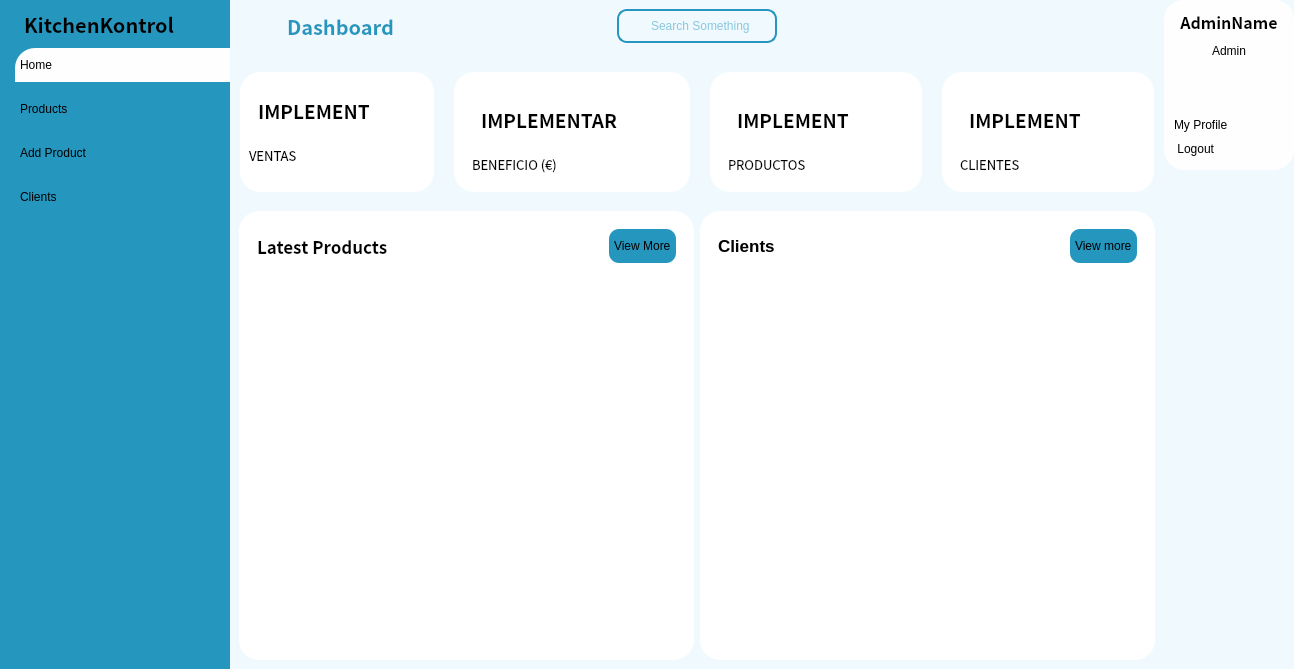
<?xml version="1.0" encoding="UTF-8"?>
<ui version="4.0">
 <class>MainWindow</class>
 <widget class="QMainWindow" name="MainWindow">
  <property name="geometry">
   <rect>
    <x>0</x>
    <y>0</y>
    <width>1294</width>
    <height>669</height>
   </rect>
  </property>
  <property name="sizePolicy">
   <sizepolicy hsizetype="Preferred" vsizetype="Preferred">
    <horstretch>0</horstretch>
    <verstretch>0</verstretch>
   </sizepolicy>
  </property>
  <property name="windowTitle">
   <string>MainWindow</string>
  </property>
  <property name="styleSheet">
   <string notr="true">*{
	color: #000;
	border: none;
}
#centralwidget{
	background-color: #eff9fe;

}
 #frame_11{
	background-color: #2596be;
}
QLineEdit{
	background: transparent;
	color: #2596be;
}
#searchFrame{
	border-radius: 10px;
	border: 2px solid #2596be;
}
#appHeader{
	color: #2596be;
}
#card1, #card2, #card3, #card4 {
	background-color: #fefeff;
	border-radius: 20px;
}
#pushButton, #pushButton_2{
	background-color: #2596be;
	color: #fff;
	border-radius: 10px;
}
#widget_4, #widget_5, #profileCont, #frame_15{
	background-color: #fefeff;
	border-radius: 20px;
}
#headerFrame{
	background-color: #fefeff;
}
#pushButton_3{
	background-color: #fefeff;
	padding: 10px 5px;
	text-align: left;
	border-top-left-radius: 20px ;
}
QPushButton{
	padding: 10px 5px;
	text-align: left;
}</string>
  </property>
  <widget class="QWidget" name="centralwidget">
   <layout class="QHBoxLayout" name="horizontalLayout">
    <property name="spacing">
     <number>0</number>
    </property>
    <property name="leftMargin">
     <number>0</number>
    </property>
    <property name="topMargin">
     <number>0</number>
    </property>
    <property name="rightMargin">
     <number>0</number>
    </property>
    <property name="bottomMargin">
     <number>0</number>
    </property>
    <item>
     <widget class="QCustomSlideMenu" name="leftMenu" native="true">
      <property name="minimumSize">
       <size>
        <width>230</width>
        <height>0</height>
       </size>
      </property>
      <property name="maximumSize">
       <size>
        <width>230</width>
        <height>16777215</height>
       </size>
      </property>
      <property name="styleSheet">
       <string notr="true">background-color: rgb(37, 150, 190);
border: none;</string>
      </property>
      <layout class="QVBoxLayout" name="verticalLayout_11">
       <property name="spacing">
        <number>0</number>
       </property>
       <property name="leftMargin">
        <number>15</number>
       </property>
       <property name="topMargin">
        <number>0</number>
       </property>
       <property name="rightMargin">
        <number>0</number>
       </property>
       <property name="bottomMargin">
        <number>0</number>
       </property>
       <item>
        <widget class="QFrame" name="frame_9">
         <property name="minimumSize">
          <size>
           <width>0</width>
           <height>0</height>
          </size>
         </property>
         <property name="frameShape">
          <enum>QFrame::StyledPanel</enum>
         </property>
         <property name="frameShadow">
          <enum>QFrame::Raised</enum>
         </property>
         <layout class="QVBoxLayout" name="verticalLayout_12">
          <property name="spacing">
           <number>0</number>
          </property>
          <property name="leftMargin">
           <number>0</number>
          </property>
          <property name="topMargin">
           <number>0</number>
          </property>
          <property name="rightMargin">
           <number>0</number>
          </property>
          <property name="bottomMargin">
           <number>0</number>
          </property>
          <item>
           <widget class="QFrame" name="frame_10">
            <property name="frameShape">
             <enum>QFrame::StyledPanel</enum>
            </property>
            <property name="frameShadow">
             <enum>QFrame::Raised</enum>
            </property>
            <layout class="QVBoxLayout" name="verticalLayout_13">
             <item>
              <widget class="QLabel" name="label_17">
               <property name="font">
                <font>
                 <family>Noto Sans CJK HK</family>
                 <pointsize>15</pointsize>
                 <weight>75</weight>
                 <bold>true</bold>
                </font>
               </property>
               <property name="text">
                <string>KitchenKontrol</string>
               </property>
              </widget>
             </item>
            </layout>
           </widget>
          </item>
          <item>
           <widget class="QFrame" name="frame_11">
            <property name="sizePolicy">
             <sizepolicy hsizetype="Preferred" vsizetype="Expanding">
              <horstretch>0</horstretch>
              <verstretch>0</verstretch>
             </sizepolicy>
            </property>
            <property name="frameShape">
             <enum>QFrame::StyledPanel</enum>
            </property>
            <property name="frameShadow">
             <enum>QFrame::Raised</enum>
            </property>
            <layout class="QVBoxLayout" name="verticalLayout_16">
             <property name="spacing">
              <number>0</number>
             </property>
             <property name="leftMargin">
              <number>0</number>
             </property>
             <property name="topMargin">
              <number>0</number>
             </property>
             <property name="rightMargin">
              <number>0</number>
             </property>
             <property name="bottomMargin">
              <number>0</number>
             </property>
             <item alignment="Qt::AlignTop">
              <widget class="QFrame" name="frame_12">
               <property name="frameShape">
                <enum>QFrame::StyledPanel</enum>
               </property>
               <property name="frameShadow">
                <enum>QFrame::Raised</enum>
               </property>
               <layout class="QVBoxLayout" name="verticalLayout_15">
                <property name="spacing">
                 <number>10</number>
                </property>
                <property name="leftMargin">
                 <number>0</number>
                </property>
                <property name="topMargin">
                 <number>0</number>
                </property>
                <property name="rightMargin">
                 <number>0</number>
                </property>
                <property name="bottomMargin">
                 <number>0</number>
                </property>
                <item>
                 <widget class="QPushButton" name="home_bttn">
                  <property name="styleSheet">
                   <string notr="true">padding: 10px 5px;
background-color: #fefeff;
text-align:left;
border-top-left-radius:20px;</string>
                  </property>
                  <property name="text">
                   <string>Home</string>
                  </property>
                  <property name="icon">
                   <iconset resource="res.qrc">
                    <normaloff>:/blueIcons/resources/icons_blue/home.svg</normaloff>:/blueIcons/resources/icons_blue/home.svg</iconset>
                  </property>
                  <property name="iconSize">
                   <size>
                    <width>24</width>
                    <height>24</height>
                   </size>
                  </property>
                 </widget>
                </item>
                <item>
                 <widget class="QPushButton" name="Products_bttn">
                  <property name="styleSheet">
                   <string notr="true">padding: 10px 5px;

text-align:left;</string>
                  </property>
                  <property name="text">
                   <string>Products</string>
                  </property>
                  <property name="icon">
                   <iconset resource="res.qrc">
                    <normaloff>:/whiteIcons/resources/icons_white/bar-chart.svg</normaloff>:/whiteIcons/resources/icons_white/bar-chart.svg</iconset>
                  </property>
                  <property name="iconSize">
                   <size>
                    <width>24</width>
                    <height>24</height>
                   </size>
                  </property>
                 </widget>
                </item>
                <item>
                 <widget class="QPushButton" name="NewProduct_bttn">
                  <property name="styleSheet">
                   <string notr="true">padding: 10px 5px;

text-align:left;</string>
                  </property>
                  <property name="text">
                   <string>Add Product</string>
                  </property>
                  <property name="icon">
                   <iconset resource="res.qrc">
                    <normaloff>:/whiteIcons/resources/icons_white/plus.svg</normaloff>:/whiteIcons/resources/icons_white/plus.svg</iconset>
                  </property>
                  <property name="iconSize">
                   <size>
                    <width>24</width>
                    <height>24</height>
                   </size>
                  </property>
                 </widget>
                </item>
                <item>
                 <widget class="QPushButton" name="Clients_bttn">
                  <property name="styleSheet">
                   <string notr="true">padding: 10px 5px;

text-align:left;</string>
                  </property>
                  <property name="text">
                   <string>Clients</string>
                  </property>
                  <property name="icon">
                   <iconset resource="res.qrc">
                    <normaloff>:/whiteIcons/resources/icons_white/user.svg</normaloff>:/whiteIcons/resources/icons_white/user.svg</iconset>
                  </property>
                  <property name="iconSize">
                   <size>
                    <width>24</width>
                    <height>24</height>
                   </size>
                  </property>
                 </widget>
                </item>
               </layout>
              </widget>
             </item>
            </layout>
           </widget>
          </item>
         </layout>
        </widget>
       </item>
      </layout>
     </widget>
    </item>
    <item>
     <widget class="QWidget" name="mainBody" native="true">
      <property name="styleSheet">
       <string notr="true">background-color: rgb(239, 249, 254);</string>
      </property>
      <layout class="QVBoxLayout" name="verticalLayout">
       <property name="spacing">
        <number>0</number>
       </property>
       <property name="leftMargin">
        <number>0</number>
       </property>
       <property name="topMargin">
        <number>0</number>
       </property>
       <property name="rightMargin">
        <number>0</number>
       </property>
       <property name="bottomMargin">
        <number>0</number>
       </property>
       <item alignment="Qt::AlignTop">
        <widget class="QWidget" name="headerFrame" native="true">
         <property name="styleSheet">
          <string notr="true"/>
         </property>
         <layout class="QHBoxLayout" name="horizontalLayout_2">
          <property name="spacing">
           <number>0</number>
          </property>
          <property name="leftMargin">
           <number>0</number>
          </property>
          <property name="topMargin">
           <number>0</number>
          </property>
          <property name="rightMargin">
           <number>0</number>
          </property>
          <property name="bottomMargin">
           <number>10</number>
          </property>
          <item alignment="Qt::AlignLeft">
           <widget class="QWidget" name="widget" native="true">
            <layout class="QHBoxLayout" name="horizontalLayout_3">
             <item>
              <widget class="QPushButton" name="menu_Button">
               <property name="styleSheet">
                <string notr="true">background-color: rgb(239, 249, 254);
border: none;
</string>
               </property>
               <property name="text">
                <string/>
               </property>
               <property name="icon">
                <iconset resource="res.qrc">
                 <normaloff>:/blueIcons/resources/icons_blue/menu.svg</normaloff>:/blueIcons/resources/icons_blue/menu.svg</iconset>
               </property>
               <property name="iconSize">
                <size>
                 <width>24</width>
                 <height>24</height>
                </size>
               </property>
              </widget>
             </item>
             <item>
              <widget class="QLabel" name="label">
               <property name="font">
                <font>
                 <family>Noto Sans CJK HK</family>
                 <pointsize>15</pointsize>
                 <weight>75</weight>
                 <bold>true</bold>
                </font>
               </property>
               <property name="styleSheet">
                <string notr="true">color: rgb(37, 150, 190);</string>
               </property>
               <property name="text">
                <string>Dashboard</string>
               </property>
              </widget>
             </item>
            </layout>
           </widget>
          </item>
          <item alignment="Qt::AlignHCenter">
           <widget class="QWidget" name="widget_3" native="true">
            <layout class="QHBoxLayout" name="horizontalLayout_4">
             <item alignment="Qt::AlignTop">
              <widget class="QFrame" name="search_frame">
               <property name="minimumSize">
                <size>
                 <width>160</width>
                 <height>0</height>
                </size>
               </property>
               <property name="styleSheet">
                <string notr="true">border-radius: 10px;
border: 2px solid rgb(37, 150, 190);</string>
               </property>
               <property name="frameShape">
                <enum>QFrame::StyledPanel</enum>
               </property>
               <property name="frameShadow">
                <enum>QFrame::Raised</enum>
               </property>
               <layout class="QHBoxLayout" name="horizontalLayout_6">
                <property name="spacing">
                 <number>0</number>
                </property>
                <property name="leftMargin">
                 <number>0</number>
                </property>
                <property name="topMargin">
                 <number>0</number>
                </property>
                <property name="rightMargin">
                 <number>0</number>
                </property>
                <property name="bottomMargin">
                 <number>0</number>
                </property>
                <item>
                 <widget class="QLabel" name="label_2">
                  <property name="minimumSize">
                   <size>
                    <width>30</width>
                    <height>30</height>
                   </size>
                  </property>
                  <property name="maximumSize">
                   <size>
                    <width>30</width>
                    <height>30</height>
                   </size>
                  </property>
                  <property name="styleSheet">
                   <string notr="true">border: transparent;</string>
                  </property>
                  <property name="text">
                   <string/>
                  </property>
                  <property name="pixmap">
                   <pixmap resource="res.qrc">:/blueIcons/resources/icons_blue/search.svg</pixmap>
                  </property>
                  <property name="scaledContents">
                   <bool>true</bool>
                  </property>
                 </widget>
                </item>
                <item>
                 <widget class="QLineEdit" name="lineEdit">
                  <property name="styleSheet">
                   <string notr="true">background: transparent;
border: transparent;</string>
                  </property>
                  <property name="placeholderText">
                   <string>Search Something</string>
                  </property>
                 </widget>
                </item>
               </layout>
              </widget>
             </item>
            </layout>
           </widget>
          </item>
          <item alignment="Qt::AlignRight">
           <widget class="QWidget" name="widget_5" native="true">
            <layout class="QHBoxLayout" name="horizontalLayout_5">
             <property name="spacing">
              <number>0</number>
             </property>
             <property name="leftMargin">
              <number>0</number>
             </property>
             <property name="topMargin">
              <number>0</number>
             </property>
             <property name="rightMargin">
              <number>0</number>
             </property>
             <property name="bottomMargin">
              <number>0</number>
             </property>
             <item>
              <widget class="QPushButton" name="account_Button">
               <property name="styleSheet">
                <string notr="true">border: none;</string>
               </property>
               <property name="text">
                <string/>
               </property>
               <property name="icon">
                <iconset resource="res.qrc">
                 <normaloff>:/blueIcons/resources/icons_blue/user.svg</normaloff>:/blueIcons/resources/icons_blue/user.svg</iconset>
               </property>
               <property name="iconSize">
                <size>
                 <width>32</width>
                 <height>32</height>
                </size>
               </property>
              </widget>
             </item>
            </layout>
           </widget>
          </item>
         </layout>
        </widget>
       </item>
       <item>
        <widget class="QWidget" name="cardsFrame" native="true">
         <property name="styleSheet">
          <string notr="true">border: none;</string>
         </property>
         <layout class="QHBoxLayout" name="horizontalLayout_7">
          <property name="spacing">
           <number>20</number>
          </property>
          <property name="leftMargin">
           <number>10</number>
          </property>
          <property name="topMargin">
           <number>10</number>
          </property>
          <property name="rightMargin">
           <number>10</number>
          </property>
          <property name="bottomMargin">
           <number>10</number>
          </property>
          <item>
           <widget class="QFrame" name="card1">
            <property name="minimumSize">
             <size>
              <width>160</width>
              <height>0</height>
             </size>
            </property>
            <property name="styleSheet">
             <string notr="true">background-color: white;
border-radius:20px</string>
            </property>
            <property name="frameShape">
             <enum>QFrame::StyledPanel</enum>
            </property>
            <property name="frameShadow">
             <enum>QFrame::Raised</enum>
            </property>
            <layout class="QVBoxLayout" name="verticalLayout_2">
             <item>
              <widget class="QFrame" name="frame">
               <property name="frameShape">
                <enum>QFrame::StyledPanel</enum>
               </property>
               <property name="frameShadow">
                <enum>QFrame::Raised</enum>
               </property>
               <layout class="QHBoxLayout" name="horizontalLayout_8">
                <item>
                 <widget class="QLabel" name="label_ventas">
                  <property name="font">
                   <font>
                    <family>Noto Sans CJK HK</family>
                    <pointsize>14</pointsize>
                    <weight>75</weight>
                    <bold>true</bold>
                   </font>
                  </property>
                  <property name="text">
                   <string>IMPLEMENT</string>
                  </property>
                 </widget>
                </item>
                <item>
                 <widget class="QLabel" name="label_4">
                  <property name="minimumSize">
                   <size>
                    <width>40</width>
                    <height>40</height>
                   </size>
                  </property>
                  <property name="maximumSize">
                   <size>
                    <width>40</width>
                    <height>40</height>
                   </size>
                  </property>
                  <property name="font">
                   <font>
                    <family>Ubuntu Light</family>
                   </font>
                  </property>
                  <property name="text">
                   <string/>
                  </property>
                  <property name="pixmap">
                   <pixmap resource="res.qrc">:/blueIcons/resources/icons_blue/shopping-cart.svg</pixmap>
                  </property>
                  <property name="scaledContents">
                   <bool>true</bool>
                  </property>
                 </widget>
                </item>
               </layout>
              </widget>
             </item>
             <item alignment="Qt::AlignTop">
              <widget class="QLabel" name="label_5">
               <property name="font">
                <font>
                 <family>Noto Sans CJK HK</family>
                 <pointsize>10</pointsize>
                </font>
               </property>
               <property name="text">
                <string>VENTAS</string>
               </property>
              </widget>
             </item>
            </layout>
           </widget>
          </item>
          <item>
           <widget class="QFrame" name="card2">
            <property name="minimumSize">
             <size>
              <width>160</width>
              <height>0</height>
             </size>
            </property>
            <property name="styleSheet">
             <string notr="true">background-color: white;
border-radius:20px</string>
            </property>
            <property name="frameShape">
             <enum>QFrame::StyledPanel</enum>
            </property>
            <property name="frameShadow">
             <enum>QFrame::Raised</enum>
            </property>
            <layout class="QVBoxLayout" name="verticalLayout_4">
             <item>
              <widget class="QFrame" name="card1_2">
               <property name="styleSheet">
                <string notr="true">background-color: white;
border-radius:20px</string>
               </property>
               <property name="frameShape">
                <enum>QFrame::StyledPanel</enum>
               </property>
               <property name="frameShadow">
                <enum>QFrame::Raised</enum>
               </property>
               <layout class="QVBoxLayout" name="verticalLayout_3">
                <item>
                 <widget class="QFrame" name="frame_2">
                  <property name="frameShape">
                   <enum>QFrame::StyledPanel</enum>
                  </property>
                  <property name="frameShadow">
                   <enum>QFrame::Raised</enum>
                  </property>
                  <layout class="QHBoxLayout" name="horizontalLayout_9">
                   <item>
                    <widget class="QLabel" name="label_beneficio">
                     <property name="font">
                      <font>
                       <family>Noto Sans CJK HK</family>
                       <pointsize>14</pointsize>
                       <weight>75</weight>
                       <bold>true</bold>
                      </font>
                     </property>
                     <property name="text">
                      <string>IMPLEMENTAR</string>
                     </property>
                    </widget>
                   </item>
                   <item>
                    <widget class="QLabel" name="label_7">
                     <property name="minimumSize">
                      <size>
                       <width>40</width>
                       <height>40</height>
                      </size>
                     </property>
                     <property name="maximumSize">
                      <size>
                       <width>40</width>
                       <height>40</height>
                      </size>
                     </property>
                     <property name="font">
                      <font>
                       <family>Ubuntu Light</family>
                      </font>
                     </property>
                     <property name="text">
                      <string/>
                     </property>
                     <property name="pixmap">
                      <pixmap resource="res.qrc">:/blueIcons/resources/icons_blue/credit-card.svg</pixmap>
                     </property>
                     <property name="scaledContents">
                      <bool>true</bool>
                     </property>
                    </widget>
                   </item>
                  </layout>
                 </widget>
                </item>
                <item alignment="Qt::AlignTop">
                 <widget class="QLabel" name="label_8">
                  <property name="font">
                   <font>
                    <family>Noto Sans CJK HK</family>
                    <pointsize>10</pointsize>
                   </font>
                  </property>
                  <property name="text">
                   <string>BENEFICIO (€)</string>
                  </property>
                 </widget>
                </item>
               </layout>
              </widget>
             </item>
            </layout>
           </widget>
          </item>
          <item>
           <widget class="QFrame" name="card3">
            <property name="minimumSize">
             <size>
              <width>160</width>
              <height>0</height>
             </size>
            </property>
            <property name="styleSheet">
             <string notr="true">background-color: white;
border-radius:20px</string>
            </property>
            <property name="frameShape">
             <enum>QFrame::StyledPanel</enum>
            </property>
            <property name="frameShadow">
             <enum>QFrame::Raised</enum>
            </property>
            <layout class="QVBoxLayout" name="verticalLayout_6">
             <item>
              <widget class="QFrame" name="card1_3">
               <property name="styleSheet">
                <string notr="true">background-color: white;
border-radius:20px</string>
               </property>
               <property name="frameShape">
                <enum>QFrame::StyledPanel</enum>
               </property>
               <property name="frameShadow">
                <enum>QFrame::Raised</enum>
               </property>
               <layout class="QVBoxLayout" name="verticalLayout_5">
                <item>
                 <widget class="QFrame" name="frame_3">
                  <property name="frameShape">
                   <enum>QFrame::StyledPanel</enum>
                  </property>
                  <property name="frameShadow">
                   <enum>QFrame::Raised</enum>
                  </property>
                  <layout class="QHBoxLayout" name="horizontalLayout_10">
                   <item>
                    <widget class="QLabel" name="label_total_products">
                     <property name="font">
                      <font>
                       <family>Noto Sans CJK HK</family>
                       <pointsize>14</pointsize>
                       <weight>75</weight>
                       <bold>true</bold>
                      </font>
                     </property>
                     <property name="text">
                      <string>IMPLEMENT</string>
                     </property>
                    </widget>
                   </item>
                   <item>
                    <widget class="QLabel" name="label_10">
                     <property name="minimumSize">
                      <size>
                       <width>40</width>
                       <height>40</height>
                      </size>
                     </property>
                     <property name="maximumSize">
                      <size>
                       <width>40</width>
                       <height>40</height>
                      </size>
                     </property>
                     <property name="font">
                      <font>
                       <family>Ubuntu Light</family>
                      </font>
                     </property>
                     <property name="text">
                      <string/>
                     </property>
                     <property name="pixmap">
                      <pixmap resource="res.qrc">:/blueIcons/resources/icons_blue/package.svg</pixmap>
                     </property>
                     <property name="scaledContents">
                      <bool>true</bool>
                     </property>
                    </widget>
                   </item>
                  </layout>
                 </widget>
                </item>
                <item alignment="Qt::AlignTop">
                 <widget class="QLabel" name="label_11">
                  <property name="font">
                   <font>
                    <family>Noto Sans CJK HK</family>
                    <pointsize>10</pointsize>
                   </font>
                  </property>
                  <property name="text">
                   <string>PRODUCTOS</string>
                  </property>
                 </widget>
                </item>
               </layout>
              </widget>
             </item>
            </layout>
           </widget>
          </item>
          <item>
           <widget class="QFrame" name="card4">
            <property name="minimumSize">
             <size>
              <width>160</width>
              <height>0</height>
             </size>
            </property>
            <property name="styleSheet">
             <string notr="true">background-color: white;
border-radius:20px</string>
            </property>
            <property name="frameShape">
             <enum>QFrame::StyledPanel</enum>
            </property>
            <property name="frameShadow">
             <enum>QFrame::Raised</enum>
            </property>
            <layout class="QVBoxLayout" name="verticalLayout_8">
             <item>
              <widget class="QFrame" name="card1_4">
               <property name="styleSheet">
                <string notr="true">background-color: white;
border-radius:20px</string>
               </property>
               <property name="frameShape">
                <enum>QFrame::StyledPanel</enum>
               </property>
               <property name="frameShadow">
                <enum>QFrame::Raised</enum>
               </property>
               <layout class="QVBoxLayout" name="verticalLayout_7">
                <item>
                 <widget class="QFrame" name="frame_4">
                  <property name="frameShape">
                   <enum>QFrame::StyledPanel</enum>
                  </property>
                  <property name="frameShadow">
                   <enum>QFrame::Raised</enum>
                  </property>
                  <layout class="QHBoxLayout" name="horizontalLayout_11">
                   <item>
                    <widget class="QLabel" name="label_total_clientes">
                     <property name="font">
                      <font>
                       <family>Noto Sans CJK HK</family>
                       <pointsize>14</pointsize>
                       <weight>75</weight>
                       <bold>true</bold>
                      </font>
                     </property>
                     <property name="text">
                      <string>IMPLEMENT</string>
                     </property>
                    </widget>
                   </item>
                   <item>
                    <widget class="QLabel" name="label_13">
                     <property name="minimumSize">
                      <size>
                       <width>40</width>
                       <height>40</height>
                      </size>
                     </property>
                     <property name="maximumSize">
                      <size>
                       <width>40</width>
                       <height>40</height>
                      </size>
                     </property>
                     <property name="font">
                      <font>
                       <family>Ubuntu Light</family>
                      </font>
                     </property>
                     <property name="text">
                      <string/>
                     </property>
                     <property name="pixmap">
                      <pixmap resource="res.qrc">:/blueIcons/resources/icons_blue/users.svg</pixmap>
                     </property>
                     <property name="scaledContents">
                      <bool>true</bool>
                     </property>
                    </widget>
                   </item>
                  </layout>
                 </widget>
                </item>
                <item alignment="Qt::AlignTop">
                 <widget class="QLabel" name="label_14">
                  <property name="font">
                   <font>
                    <family>Noto Sans CJK HK</family>
                    <pointsize>10</pointsize>
                   </font>
                  </property>
                  <property name="text">
                   <string>CLIENTES</string>
                  </property>
                 </widget>
                </item>
               </layout>
              </widget>
             </item>
            </layout>
           </widget>
          </item>
         </layout>
        </widget>
       </item>
       <item>
        <widget class="QWidget" name="widget_4" native="true">
         <property name="sizePolicy">
          <sizepolicy hsizetype="Preferred" vsizetype="Expanding">
           <horstretch>0</horstretch>
           <verstretch>0</verstretch>
          </sizepolicy>
         </property>
         <layout class="QHBoxLayout" name="horizontalLayout_12">
          <item>
           <widget class="QWidget" name="widget_6" native="true">
            <property name="styleSheet">
             <string notr="true">background-color: white;
border-radius:20px</string>
            </property>
            <layout class="QVBoxLayout" name="verticalLayout_9">
             <item alignment="Qt::AlignTop">
              <widget class="QFrame" name="frame_5">
               <property name="frameShape">
                <enum>QFrame::StyledPanel</enum>
               </property>
               <property name="frameShadow">
                <enum>QFrame::Raised</enum>
               </property>
               <layout class="QHBoxLayout" name="horizontalLayout_13">
                <item alignment="Qt::AlignLeft">
                 <widget class="QLabel" name="label_15">
                  <property name="font">
                   <font>
                    <family>Noto Sans CJK HK</family>
                    <pointsize>13</pointsize>
                    <weight>75</weight>
                    <bold>true</bold>
                   </font>
                  </property>
                  <property name="text">
                   <string>Latest Products</string>
                  </property>
                 </widget>
                </item>
                <item alignment="Qt::AlignRight">
                 <widget class="QPushButton" name="Lastest_bttn">
                  <property name="styleSheet">
                   <string notr="true">border-radius: 10px;
border: none;
background-color: rgb(37, 150, 190);</string>
                  </property>
                  <property name="text">
                   <string>View More</string>
                  </property>
                  <property name="icon">
                   <iconset resource="res.qrc">
                    <normaloff>:/whiteIcons/resources/icons_white/arrow-right.svg</normaloff>:/whiteIcons/resources/icons_white/arrow-right.svg</iconset>
                  </property>
                  <property name="iconSize">
                   <size>
                    <width>24</width>
                    <height>24</height>
                   </size>
                  </property>
                 </widget>
                </item>
               </layout>
              </widget>
             </item>
             <item>
              <widget class="QFrame" name="frame_products">
               <property name="frameShape">
                <enum>QFrame::StyledPanel</enum>
               </property>
               <property name="frameShadow">
                <enum>QFrame::Raised</enum>
               </property>
              </widget>
             </item>
            </layout>
           </widget>
          </item>
          <item>
           <widget class="QWidget" name="widget_7" native="true">
            <property name="styleSheet">
             <string notr="true">border: none;
background-color: white;
border-radius:20px</string>
            </property>
            <layout class="QVBoxLayout" name="verticalLayout_10">
             <item alignment="Qt::AlignTop">
              <widget class="QFrame" name="frame_7">
               <property name="frameShape">
                <enum>QFrame::StyledPanel</enum>
               </property>
               <property name="frameShadow">
                <enum>QFrame::Raised</enum>
               </property>
               <layout class="QHBoxLayout" name="horizontalLayout_14">
                <item alignment="Qt::AlignLeft">
                 <widget class="QLabel" name="label_16">
                  <property name="font">
                   <font>
                    <pointsize>13</pointsize>
                    <weight>75</weight>
                    <bold>true</bold>
                   </font>
                  </property>
                  <property name="text">
                   <string>Clients</string>
                  </property>
                 </widget>
                </item>
                <item alignment="Qt::AlignRight">
                 <widget class="QPushButton" name="MoreClients_bttn">
                  <property name="styleSheet">
                   <string notr="true">border-radius: 10px;
border: none;
background-color: rgb(37, 150, 190);</string>
                  </property>
                  <property name="text">
                   <string>View more</string>
                  </property>
                  <property name="icon">
                   <iconset resource="res.qrc">
                    <normaloff>:/whiteIcons/resources/icons_white/arrow-right.svg</normaloff>:/whiteIcons/resources/icons_white/arrow-right.svg</iconset>
                  </property>
                  <property name="iconSize">
                   <size>
                    <width>24</width>
                    <height>24</height>
                   </size>
                  </property>
                 </widget>
                </item>
               </layout>
              </widget>
             </item>
             <item>
              <widget class="QFrame" name="frame_clients">
               <property name="frameShape">
                <enum>QFrame::StyledPanel</enum>
               </property>
               <property name="frameShadow">
                <enum>QFrame::Raised</enum>
               </property>
              </widget>
             </item>
            </layout>
           </widget>
          </item>
         </layout>
        </widget>
       </item>
      </layout>
     </widget>
    </item>
    <item alignment="Qt::AlignTop">
     <widget class="QCustomSlideMenu" name="profileCont" native="true">
      <property name="minimumSize">
       <size>
        <width>130</width>
        <height>170</height>
       </size>
      </property>
      <property name="maximumSize">
       <size>
        <width>130</width>
        <height>170</height>
       </size>
      </property>
      <layout class="QVBoxLayout" name="verticalLayout_17">
       <property name="spacing">
        <number>0</number>
       </property>
       <property name="leftMargin">
        <number>0</number>
       </property>
       <property name="topMargin">
        <number>0</number>
       </property>
       <property name="rightMargin">
        <number>0</number>
       </property>
       <property name="bottomMargin">
        <number>0</number>
       </property>
       <item alignment="Qt::AlignTop">
        <widget class="QFrame" name="frame_13">
         <property name="minimumSize">
          <size>
           <width>0</width>
           <height>0</height>
          </size>
         </property>
         <property name="styleSheet">
          <string notr="true">border-radius: 20px;
background-color:#fefeff;
padding: 5px 5px;</string>
         </property>
         <property name="frameShape">
          <enum>QFrame::StyledPanel</enum>
         </property>
         <property name="frameShadow">
          <enum>QFrame::Raised</enum>
         </property>
         <layout class="QVBoxLayout" name="verticalLayout_18">
          <property name="spacing">
           <number>0</number>
          </property>
          <property name="leftMargin">
           <number>0</number>
          </property>
          <property name="topMargin">
           <number>0</number>
          </property>
          <property name="rightMargin">
           <number>0</number>
          </property>
          <property name="bottomMargin">
           <number>0</number>
          </property>
          <item alignment="Qt::AlignTop">
           <widget class="QLabel" name="label_name">
            <property name="minimumSize">
             <size>
              <width>0</width>
              <height>0</height>
             </size>
            </property>
            <property name="font">
             <font>
              <family>Noto Sans CJK HK</family>
              <pointsize>12</pointsize>
              <weight>75</weight>
              <bold>true</bold>
             </font>
            </property>
            <property name="text">
             <string>AdminName</string>
            </property>
            <property name="alignment">
             <set>Qt::AlignCenter</set>
            </property>
           </widget>
          </item>
          <item alignment="Qt::AlignTop">
           <widget class="QLabel" name="label_19">
            <property name="text">
             <string>Admin</string>
            </property>
            <property name="alignment">
             <set>Qt::AlignCenter</set>
            </property>
           </widget>
          </item>
          <item alignment="Qt::AlignHCenter">
           <widget class="QLabel" name="label_18">
            <property name="minimumSize">
             <size>
              <width>50</width>
              <height>50</height>
             </size>
            </property>
            <property name="maximumSize">
             <size>
              <width>50</width>
              <height>50</height>
             </size>
            </property>
            <property name="autoFillBackground">
             <bool>false</bool>
            </property>
            <property name="text">
             <string/>
            </property>
            <property name="pixmap">
             <pixmap resource="res.qrc">:/images/resources/logo_negro.png</pixmap>
            </property>
            <property name="scaledContents">
             <bool>true</bool>
            </property>
            <property name="alignment">
             <set>Qt::AlignLeading|Qt::AlignLeft|Qt::AlignVCenter</set>
            </property>
           </widget>
          </item>
          <item>
           <widget class="QPushButton" name="Profile_bttn">
            <property name="text">
             <string>My Profile</string>
            </property>
            <property name="icon">
             <iconset resource="res.qrc">
              <normaloff>:/blueIcons/resources/icons_blue/pen-tool.svg</normaloff>:/blueIcons/resources/icons_blue/pen-tool.svg</iconset>
            </property>
           </widget>
          </item>
          <item>
           <widget class="QPushButton" name="pushButton_logout">
            <property name="text">
             <string> Logout</string>
            </property>
            <property name="icon">
             <iconset resource="res.qrc">
              <normaloff>:/blueIcons/resources/icons_blue/power.svg</normaloff>:/blueIcons/resources/icons_blue/power.svg</iconset>
            </property>
           </widget>
          </item>
         </layout>
        </widget>
       </item>
      </layout>
     </widget>
    </item>
   </layout>
  </widget>
 </widget>
 <customwidgets>
  <customwidget>
   <class>QCustomSlideMenu</class>
   <extends>QWidget</extends>
   <header location="global">Custom_Widgets.Widgets.h</header>
   <container>1</container>
  </customwidget>
 </customwidgets>
 <resources>
  <include location="res.qrc"/>
  <include location="res.qrc"/>
  <include location="res.qrc"/>
 </resources>
 <connections/>
</ui>
